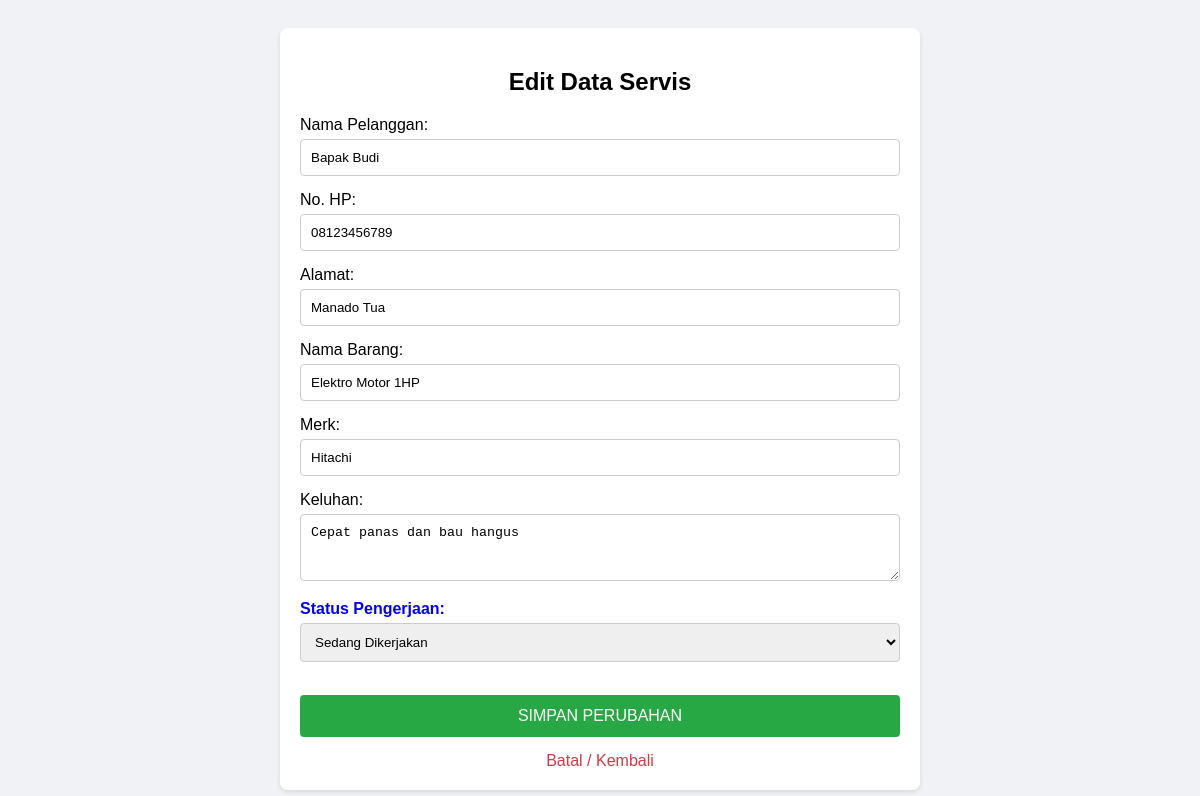
The page /edit.php?id=1 on the database its author committed.
### tables this page shows
CREATE TABLE tb_pelanggan (
    id_pelanggan INT(11) AUTO_INCREMENT PRIMARY KEY,
    nama_pelanggan VARCHAR(100) NOT NULL,
    no_hp VARCHAR(20),
    alamat TEXT,
    tanggal_daftar TIMESTAMP DEFAULT CURRENT_TIMESTAMP
);

CREATE TABLE tb_barang (
    id_barang INT(11) AUTO_INCREMENT PRIMARY KEY,
    id_pelanggan INT(11),
    nama_barang VARCHAR(100) NOT NULL,
    merk VARCHAR(50),
    keluhan TEXT NOT NULL,
    tgl_masuk DATE NOT NULL,
    FOREIGN KEY (id_pelanggan) REFERENCES tb_pelanggan(id_pelanggan)
    ON DELETE CASCADE ON UPDATE CASCADE
);

CREATE TABLE tb_servis (
    id_servis INT(11) AUTO_INCREMENT PRIMARY KEY,
    id_barang INT(11),
    tindakan VARCHAR(200),
    biaya INT(11),
    status ENUM('Pending', 'Sedang Dikerjakan', 'Selesai', 'Diambil') DEFAULT 'Pending',
    tgl_selesai DATE,
    FOREIGN KEY (id_barang) REFERENCES tb_barang(id_barang)
    ON DELETE CASCADE ON UPDATE CASCADE
);

### edit.php (the view, shortened to what this page needs)
<?php
include 'config.php';
$id = $_GET['id'];
$query = "SELECT p.*, b.*, s.status, s.id_servis, b.id_barang
          FROM tb_pelanggan p
          JOIN tb_barang b ON p.id_pelanggan = b.id_pelanggan
          LEFT JOIN tb_servis s ON b.id_barang = s.id_barang
          WHERE p.id_pelanggan = '$id'";
$result = mysqli_query($koneksi, $query);
$data = mysqli_fetch_assoc($result);
?>
<!DOCTYPE html>
<html>
<head>
</head>
<body>
<div class="container">
    <h2 style="text-align:center;">Edit Data Servis</h2>
    <form method="POST">
        <label>Nama Pelanggan:</label>
        <input type="text" name="nama" value="<?php echo htmlspecialchars($data['nama_pelanggan']); ?>" required>
        <label>No. HP:</label>
        <input type="text" name="hp" value="<?php echo htmlspecialchars($data['no_hp']); ?>">
        <label>Alamat:</label>
        <input type="text" name="alamat" value="<?php echo htmlspecialchars($data['alamat']); ?>">
        <label>Nama Barang:</label>
        <input type="text" name="barang" value="<?php echo htmlspecialchars($data['nama_barang']); ?>" required>
        <label>Merk:</label>
        <input type="text" name="merk" value="<?php echo htmlspecialchars($data['merk']); ?>">
        <label>Keluhan:</label>
        <textarea name="keluhan" rows="3"><?php echo htmlspecialchars($data['keluhan']); ?></textarea>
        <label style="color:blue; font-weight:bold;">Status Pengerjaan:</label>
        <select name="status">
            <option value="Sedang Dikerjakan" <?php if($data['status']=='Sedang Dikerjakan') echo 'selected'; ?>>Sedang Dikerjakan</option>
        </select>
        <br><br>
        <button type="submit" name="update">SIMPAN PERUBAHAN</button>
        <a href="index.php">Batal / Kembali</a>
    </form>
</div>
</body>
</html>

### edit.php (style rules this page uses)
body { font-family: sans-serif; background: #f0f2f5; padding: 20px; }
.container { max-width: 600px; margin: auto; background: white; padding: 20px; border-radius: 8px; box-shadow: 0 2px 5px rgba(0,0,0,0.1); }
input, textarea, select { width: 100%; padding: 10px; margin: 5px 0 15px; border: 1px solid #ccc; border-radius: 4px; box-sizing: border-box; }
button { width: 100%; padding: 12px; background: #28a745; color: white; border: none; border-radius: 4px; font-size: 16px; cursor: pointer; }
a { display: block; text-align: center; margin-top: 15px; color: #dc3545; text-decoration: none; }

### rows shown on the page
tb_pelanggan: nama "Bapak Budi", hp "08123456789", alamat "Manado Tua", barang "Elektro Motor 1HP", merk "Hitachi", keluhan "Cepat panas dan bau hangus"
tb_servis: status "Sedang Dikerjakan"
